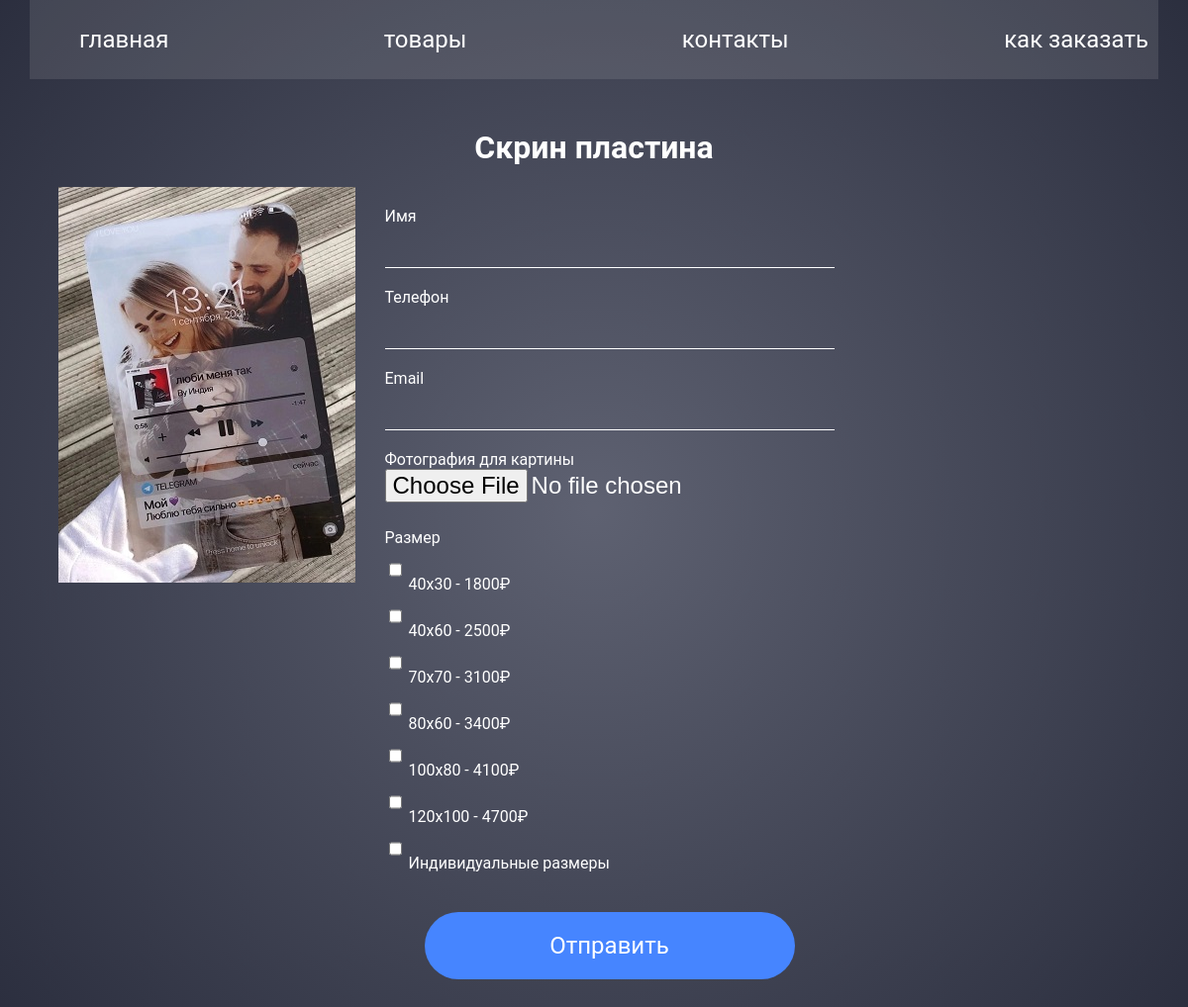
/product/5/, run on the app's committed database.
### goods/models.py (models this page shows, shortened)
class Cards(models.Model):
    slug = models.SlugField(max_length=255, unique=True, blank=True, null=True)
    card_name = models.CharField(max_length=50)
    card_photo = models.ImageField(upload_to='cards/images/', default='default.jpg')
    description = models.TextField(blank=True, null=True)
    time_created = models.DateTimeField(auto_now_add=True, null=True)
    is_published = models.BooleanField(default=True)
    class Meta:
        verbose_name = 'Товар'
        verbose_name_plural = 'Товары'

### goods/views.py (the view)
# urls.py: path('product/<str:pk>/', views.product, name='product'),
def product(request, pk):
    card_name = Cards.objects.get(id=pk)
    order_form = OrderForm()
    if request.method == 'POST':
        form = OrderForm(request.POST, request.FILES)
        if form.is_valid():
            form.save()
    return render(request, 'goods/product.html', {'card_name': card_name, 'order_form': order_form})

### goods/forms.py
class OrderForm(ModelForm):
    class Meta:
        model = Order
        fields = ['order_fio', 'order_phone', 'order_email', 'order_photo', 'size']
        widgets = {
            'size': forms.CheckboxSelectMultiple(),
        }

### goods/models.py (called while the page is built)
    def __str__(self):
        return self.picture_size

### goods/templates/goods/product.html (shortened to what this page needs)
 {% extends 'goods/base.html' %}
{% load static %}
{% block content %}
<div class="content">
    <h1>{{ card_name.card_name }}</h1>
    <div class="form_item">
        <div class="images">
            <div class="img_big">
                <img src="{{ card_name.card_photo.url }}" alt="">
            </div>
        </div>
        <div class="form_order">
            <form method="post" enctype="multipart/form-data">
                {% for field in order_form %}
                    <label for="">{{ field.label }}</label>
                    {{ field }}
                {% endfor %}
                <button class='fm_btn' type="submit">Отправить</button>
            </form>
        </div>
    </div>
</div>
{% endblock %}

### goods/static/css/style.css (style rules this page uses)
body { font-family: 'Roboto', sans-serif; margin: 0; padding: 0; background: radial-gradient(circle closest-corner, rgba(255, 255, 255, 0.2) 0%, rgba(0, 0, 0, 0.2) 100%), #363A4E; }
.content { max-width: 95%; margin: 0 auto; }
h1 { color: #FFF; text-align: center; }
button { background: #4685FF; border: none; border-radius: 45px; padding: 20px 45px; cursor: pointer; }
button::before { content: ''; position: absolute; box-shadow: 0 1px 3px rgba(0, 0, 0, 0.2); }
form { display: grid; }
.form_order { padding-left: 30px; }
label { color: #fff; padding-top: 20px; }
input { background: transparent; height: 40px; border: none; border-bottom: 1px solid #FFF; font-size: 24px; color: #FFF; }
input::placeholder { font-size: 24px; color: grey; }
#id_order_photo { border-bottom: none; }
.fm_btn { margin: 40px; color: #FFF; font-family: 'Roboto', sans-serif; font-size: 24px; }
.form_item { display: flex; }

### data on the page
Cards: card_name "Скрин пластина", card_photo (picture)

### other printed values
{{ field.label }} "Имя" "Телефон" "Email" "Фотография для картины" "Размер"
